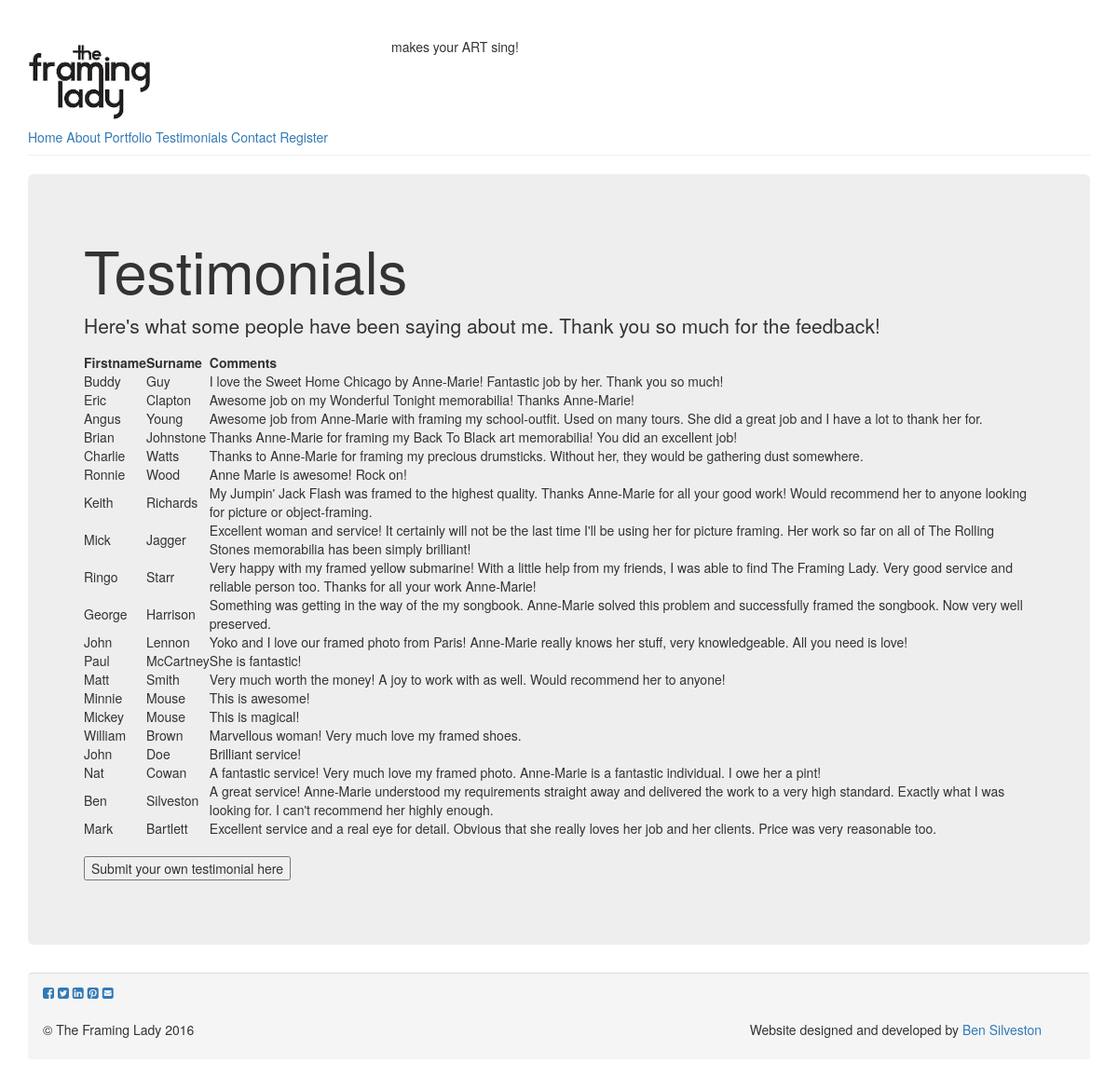
Screenshot of /testimonials.php with the database file from the repository.
### tables this page shows
CREATE TABLE IF NOT EXISTS `testimonials` (
  `id` int(10) unsigned NOT NULL AUTO_INCREMENT,
  `first_name` varchar(255) NOT NULL,
  `surname` varchar(255) NOT NULL,
  `email` varchar(255) NOT NULL,
  `comments` varchar(255) NOT NULL,
  `submission_date` datetime NOT NULL,
  PRIMARY KEY (`id`)
);

### public/testimonials.php (the view, shortened to what this page needs)
 <!DOCTYPE html>
<html lang="en">
<head>
	<link rel="stylesheet" href="http://maxcdn.bootstrapcdn.com/bootstrap/3.3.6/css/bootstrap.min.css" />
	<link rel="stylesheet" href="https://maxcdn.bootstrapcdn.com/font-awesome/4.4.0/css/font-awesome.min.css" />
	<link rel="stylesheet/less" type="text/css" href="css/testimonials.less" />
</head>
<body>
	<div class="container">
		<div class="page-header">
			<div class="row">
				<div class="col-sm-4">
					<a href="index.php"><img src="images/web-images/the-framing-lady-logo.png" /></a>
				</div>
				<div class="col-sm-8">
					<span id="slogan">makes your ART sing!</span>
				</div>
				</div>
			<div class="row">
				<div class="col-sm-12">
					<nav id="menu">
						<a id="home-link" href="index.php">Home</a>
						<a id="about-link" href="about.php">About</a>
						<a id="portfolio-link" href="portfolio.php">Portfolio</a>
						<a id="testimonials-link" href="testimonials.php">Testimonials</a>
						<a id="contact-link" href="contact.php">Contact</a>
						<a id="register-link" href="register.php">Register</a>
					</nav>
				</div>
			</div>
		</div>
		<div class="jumbotron">
			<div class="row">
				<div class="col-sm-12">
					<h1>Testimonials</h1>
					<p id="intro-text">Here's what some people have been saying about me. Thank you so much for the feedback!</p>
					<?php
						require('includes/mysqli_connect.php');
						$query = "SELECT first_name, surname, comments FROM testimonials ORDER BY submission_date DESC";
						$result = $dbc->query($query);
						if($result) {
							echo '<table id="testimonials-table">
								<tr>
									<th>Firstname</th>
									<th>Surname</th>
									<th>Comments</th>
								</tr>';
							while($row = $result->fetch_array(MYSQLI_ASSOC)) {
								echo '<tr>
										<td>' . $row['first_name'] . '</td>
										<td>' . $row['surname'] . '</td>
										<td>' . $row['comments'] . '</td>
									</tr>';
							}
						}
						echo '</table><br />';
					?>
					<button id="submit-testimonial-button">Submit your own testimonial here</button>
				</div>
			</div><br />
			<div class="row">
				<div class="col-sm-12">
				</div>
			</div>
		</div>
		<div class="panel panel-footer">
			<div class="row" id="social-media">
				<div class="col-sm-12">
					<a href="https://www.facebook.com/TheFramingLady/" target="_blank"><i class="fa fa-facebook-square" id="facebook-icon" aria-hidden="true"></i></a>
					<a href="https://twitter.com/theframinglady" target="_blank"><i class="fa fa-twitter-square" id="twitter-icon" aria-hidden="true"></i></a>
					<a href="https://uk.linkedin.com/in/theframinglady" target="_blank"><i class="fa fa-linkedin-square" id="linkedin-icon" aria-hidden="true"></i></a>
					<a href="https://uk.pinterest.com/theframinglady/" target="_blank"><i class="fa fa-pinterest-square" id="pinterest-icon" aria-hidden="true"></i></a>
					<a href="mailto:am@theframinglady.com?Subject=Hello%20The%20Framing%20Lady"><i class="fa fa-envelope-square" id="email-icon" aria-hidden="true"></i></a>
				</div>
			</div><br />
			<div class="row">
				<div class="col-sm-8">
					<p id="copyright">&copy; The Framing Lady <?php echo date('Y'); ?></p>
				</div>
				<div class="col-sm-4" id="credits">
					<p>Website designed and developed by <a href="http://www.bensilveston.com" target="_blank">Ben Silveston</a></p>
				</div>
			</div>
		</div>
	</div>
</body>
</html>

### rows the page displays
testimonials: first_name "Buddy", surname "Guy", comments "I love the Sweet Home Chicago by Anne-Marie! Fantastic job by her. Thank you so much!"
testimonials: first_name "Eric", surname "Clapton", comments "Awesome job on my Wonderful Tonight memorabilia! Thanks Anne-Marie!"
testimonials: first_name "Angus", surname "Young", comments "Awesome job from Anne-Marie with framing my school-outfit. Used on many tours. She did a great job and I have a lot to thank her for."
testimonials: first_name "Brian", surname "Johnstone", comments "Thanks Anne-Marie for framing my Back To Black art memorabilia! You did an excellent job!"
testimonials: first_name "Charlie", surname "Watts", comments "Thanks to Anne-Marie for framing my precious drumsticks. Without her, they would be gathering dust somewhere."
testimonials: first_name "Ronnie", surname "Wood", comments "Anne Marie is awesome! Rock on!"
testimonials: first_name "Keith", surname "Richards", comments "My Jumpin' Jack Flash was framed to the highest quality. Thanks Anne-Marie for all your good work! Would recommend her to anyone looking for picture or object-framing."
testimonials: first_name "Mick", surname "Jagger", comments "Excellent woman and service! It certainly will not be the last time I'll be using her for picture framing. Her work so far on all of The Rolling Stones memorabilia has been simply brilliant!"
testimonials: first_name "Ringo", surname "Starr", comments "Very happy with my framed yellow submarine! With a little help from my friends, I was able to find The Framing Lady. Very good service and reliable person too. Thanks for all your work Anne-Marie!"
testimonials: first_name "George", surname "Harrison", comments "Something was getting in the way of the my songbook. Anne-Marie solved this problem and successfully framed the songbook. Now very well preserved."
testimonials: first_name "John", surname "Lennon", comments "Yoko and I love our framed photo from Paris! Anne-Marie really knows her stuff, very knowledgeable. All you need is love!"
testimonials: first_name "Paul", surname "McCartney", comments "She is fantastic!"
testimonials: first_name "Matt", surname "Smith", comments "Very much worth the money! A joy to work with as well. Would recommend her to anyone!"
testimonials: first_name "Minnie", surname "Mouse", comments "This is awesome!"
testimonials: first_name "Mickey", surname "Mouse", comments "This is magical!"
testimonials: first_name "William", surname "Brown", comments "Marvellous woman! Very much love my framed shoes."
testimonials: first_name "John", surname "Doe", comments "Brilliant service!"
testimonials: first_name "Nat", surname "Cowan", comments "A fantastic service! Very much love my framed photo. Anne-Marie is a fantastic individual. I owe her a pint!"
testimonials: first_name "Ben", surname "Silveston", comments "A great service! Anne-Marie understood my requirements straight away and delivered the work to a very high standard. Exactly what I was looking for. I can't recommend her highly enough."
testimonials: first_name "Mark", surname "Bartlett", comments "Excellent service and a real eye for detail. Obvious that she really loves her job and her clients. Price was very reasonable too."
